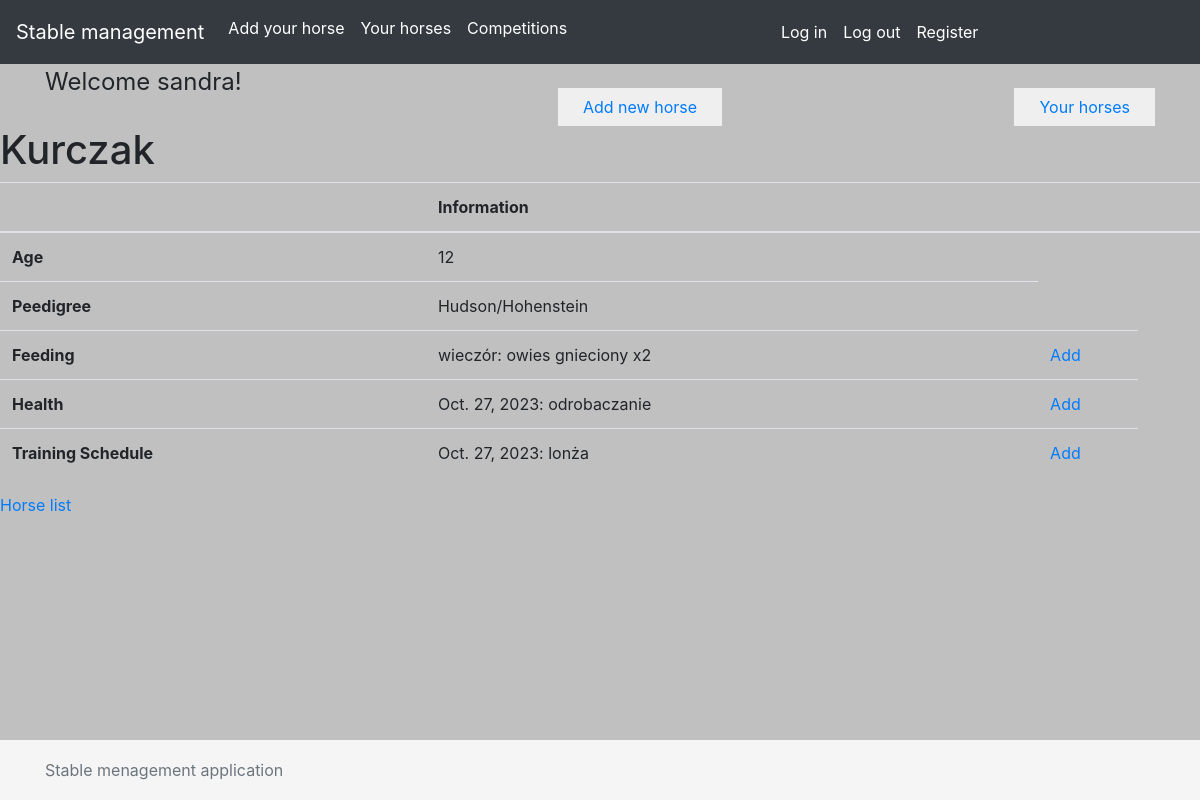
/stable_schedule/horse/11/ (signed in), run on the app's committed database.
### stable_schedule/models.py (models this page shows)
class Horse(models.Model):
    name = models.CharField (max_length=64)
    age = models.IntegerField()
    pedigree = models.CharField(max_length=100)
    owner = models.ForeignKey(User, on_delete=models.CASCADE, related_name='horses')
    competitions = models.ManyToManyField('Competition', related_name='horses')

class Feeding(models.Model):
    ingredients = models.TextField(max_length=250)
    time_of_day = models.CharField(max_length=64)
    horse = models.ForeignKey(Horse, on_delete=models.CASCADE, related_name='horse_feeding')

class Health(models.Model):
    care = models.TextField(max_length=300)
    date = models.DateField(auto_now_add=True)
    horse = models.ForeignKey(Horse, on_delete=models.CASCADE, related_name='horse_healthy')

class TrainingSchedule(models.Model):
    place = models.CharField(max_length=64)
    date = models.DateField(auto_now_add=True)
    horse = models.ForeignKey(Horse, on_delete=models.CASCADE, related_name='schedule')

### stable_schedule/views.py (the view)
# urls.py: path('horse/<int:id>/', views.ShowHorseDetailView.as_view(), name='horse_details'),
class ShowHorseDetailView(LoginRequiredMixin, View):
    def get(self, request, id):
        horse = Horse.objects.get(id=id)
        form = AddHorseForm()
        return render(request, 'horse_details.html', {'horse': horse, 'form': form})

### templates/horse_details.html
{% extends 'base.html' %}
{% block content %}
    <h1>
        {{ horse.name }}
    </h1>
<table class="table">
  <thead>
    <tr>
      <th scope="col"> </th>
      <th scope="col">Information</th>
      <th scope="col"> </th>
      <th scope="col"> </th>
    </tr>
  </thead>
  <tbody>
    <tr>
      <th scope="row">Age</th>
      <td>{{ horse.age }}</td>
    </tr>
    <tr>
      <th scope="row">Peedigree</th>
        <td>{{ horse.pedigree }}</td>
    </tr>
        <tr>
      <th scope="row">Feeding</th>
        <td>{% for food in horse.horse_feeding.all %}
        {{ food.time_of_day }}: {{ food.ingredients }}<br>
            {% endfor %}
        </td>
                    <td class="col-1">
        <a href="/stable_schedule/horse/feeding/{{ horse.id }}">Add</a>
        </td>
    </tr>
        <tr>
      <th scope="row">Health</th>
        <td>{% for health in horse.horse_healthy.all %}
        {{ health.date }}:  {{ health.care }}<br>
            {% endfor %}
        </td>
                    <td class="col-1">
        <a href="/stable_schedule/horse/health/{{ horse.id }}">Add</a>
        </td>
    </tr>
          <tr>
      <th scope="row">Training Schedule</th>
        <td>{% for training in horse.schedule.all %}
        {{ training.date }}:  {{ training.place }}<br>
            {% endfor %}
        </td>
                    <td class="col-1">
        <a href="/stable_schedule/horse/training_schedule/{{ horse.id }}">Add</a>
        </td>
    </tr>
  </tbody>
    </table>
    <p><a href="/stable_schedule/horse/list/">Horse list</a></p>
{% endblock %}

### templates/base.html (shortened to what this page needs)
<!DOCTYPE html>
{% load static %}
<html lang="en">
<head>
  <link rel="stylesheet" href="https://maxcdn.bootstrapcdn.com/bootstrap/4.0.0/css/bootstrap.min.css">
</head>
<body style="background-color:silver">
<nav class="navbar navbar-expand-lg navbar navbar-dark bg-dark">
  <a class="navbar-brand" href="/">Stable management</a>
  <div class="collapse navbar-collapse" id="navbarNavAltMarkup">
    <div class="navbar-nav">
        <a class="nav-item nav-link active" href="/stable_schedule/horse/new/">Add your horse<span class="sr-only">(current)</span></a>
      <a class="nav-item nav-link active" href="/stable_schedule/horse/list/">Your horses<span class="sr-only">(current)</span></a>
        <a class="nav-item nav-link active" href="/stable_schedule/horse/competitions/list/">Competitions<span class="sr-only">(current)</span></a><br><br>
    </div>
  </div>
    <div class="collapse navbar-collapse" id="navbarNavAltMarkup">
    <div class="navbar-nav">
        <a class="nav-item nav-link active" href="/accounts/login/">Log in<span class="sr-only">(current)</span></a>
        <a class="nav-item nav-link active" href="/accounts/logout/">Log out<span class="sr-only">(current)</span></a>
        <a class="nav-item nav-link active" href="/accounts/register/">Register<span class="sr-only">(current)</span></a>
    </div>
    </div>
</nav>
<section class="section-more padding-small">
    <div class="container d-flex justify-content-between">
        <div class="mr-4">
    <span style="font-size: x-large">Welcome {{ user }}!</span>
        </div>
        <div>
            <button class="btn btn-color rounded-0 mt-4 pl-4 pr-4">
                <a href="/stable_schedule/horse/new/">Add new horse</a>
            </button>
        </div>
                <div>
            <button class="btn btn-color rounded-0 mt-4 pl-4 pr-4">
                <a href="/stable_schedule/horse/list/">Your horses</a>
            </button>
        </div>
    </div>
</section>
{% block content %}
{% endblock %}
<footer class="footer">
      <div class="container">
        <span class="text-muted">Stable menagement application</span>
      </div>
    </footer>
</body>
</html>

### templates/base.html (style rules this page uses)
.footer { position: absolute; bottom: 0; width: 100%; height: 60px; line-height: 60px; background-color: #f5f5f5; }

### data on the page
Horse: name "Kurczak", age "12", pedigree "Hudson/Hohenstein"
Feeding: time_of_day "wieczór", ingredients "owies gnieciony x2"
Health: date "Oct. 27, 2023", care "odrobaczanie"
TrainingSchedule: date "Oct. 27, 2023", place "lonża"

### other printed values
{{ user }} "sandra"
